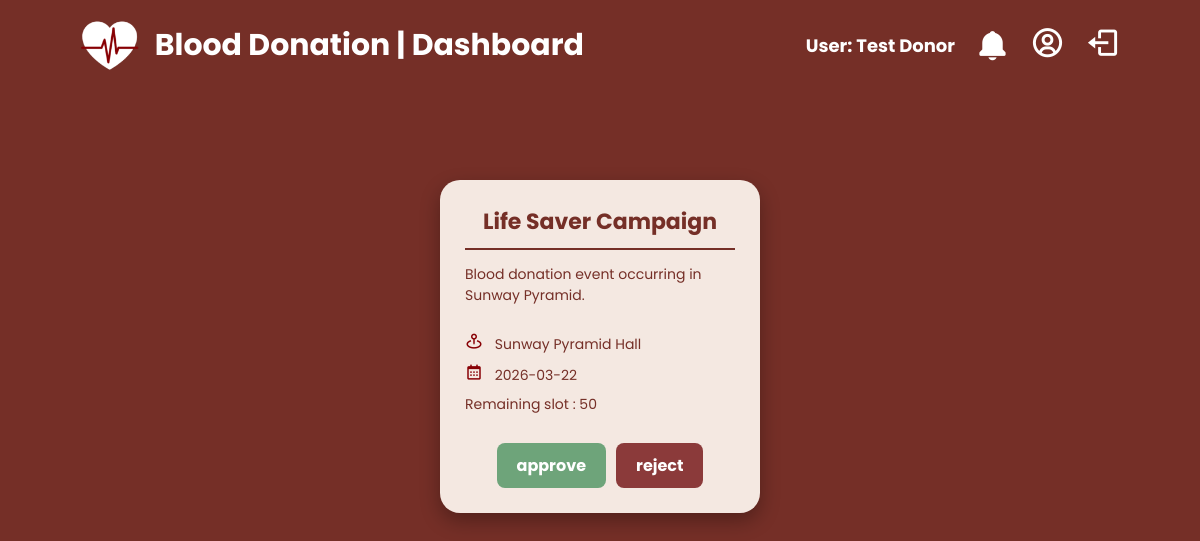
/admin_approval (signed in), run on the app's committed database.
### tables this page shows
CREATE TABLE DonationEvent (
    eventID VARCHAR(20) NOT NULL,
    eventName VARCHAR(100) NOT NULL,
    eventDate DATE NOT NULL,
    eventLocation VARCHAR(20) NOT NULL,
    description VARCHAR(50) NOT NULL,
    userID VARCHAR(20) NOT NULL, -- Links to EventOrganiser 
    availableSlots INT NOT NULL,
    status VARCHAR(15) NOT NULL, -- Pending, Approved, Rejected 
    PRIMARY KEY (eventID),
    FOREIGN KEY (userID) REFERENCES EventOrganiser(userID)
);

### app.py (the view)
@app.route("/admin_approval")
def admin_approval():
    conn = sqlite3.connect("database.db")
    conn.row_factory = sqlite3.Row
    cur = conn.cursor()
    cur.execute("SELECT * FROM DonationEvent WHERE status='Pending'")
    events = cur.fetchall()
    conn.close()
    return render_template(
        "admin_approval.html",
        events=events
    )

### templates/admin_approval.html (shortened to what this page needs)
<!DOCTYPE html>
<html lang="en">
<head>
    <link href='https://unpkg.com/boxicons@2.1.4/css/boxicons.min.css' rel='stylesheet'>
</head>
<body>
    <div class="navbar">
        <div class="navbar-header">
            <img src="/static/logo-heart.png" class="logo-img">
            <a href="{{ url_for('admin_dashboard') }}">Blood Donation | Dashboard</a>
        </div>
        <div class="right-nav">
            <h1>User: {{ session['username'] }}</h1>
            <i class='bx bxs-bell' onclick="toggleNotif()"></i>
            <a href="#"><i class='bx bx-user-circle' style="color:white"></i></a>
            <a href="{{ url_for('login') }}"><i class='bx bx-log-out' style="color:white"></i></a>
        </div>
    </div>
    <div class="main-content">
        <div class="event-container">
            {% for event in events %}
            <div class="event-card">
                <div class="card-top">
                    <h2>{{ event.eventName }}</h2>
                    <div class="line"></div>
                    <p class="desc">{{ event.description }}</p>
                </div>
                <div class="card-middle">
                    <p><i class='bx bx-map-pin'></i> {{ event.eventLocation }}</p>
                    <p><i class='bx bx-calendar'></i> {{ event.eventDate }}</p>
                    <p>Remaining slot : {{ event.availableSlots }}</p>
                </div>
                <div class="action-btns">
                    <a href="{{ url_for('update_status', eventID=event.eventID, action='approve') }}" class="btn-approve">approve</a>
                    <a href="{{ url_for('update_status', eventID=event.eventID, action='reject') }}" class="btn-reject">reject</a>
                </div>
            </div>
            {% endfor %}
        </div>
    </div>
</body>
</html>

### templates/admin_approval.html (style rules this page uses)
* { box-sizing: border-box; font-family: 'Poppins', sans-serif; }
body { margin: 0; background-color: #752f27; scroll-behavior: smooth; }
.navbar { position: fixed; top: 0; width: 100%; height: 90px; background: #752f27; display: flex; justify-content: space-between; align-items: center; padding: 0 80px; z-index: 1000; }
.navbar-header { display: flex; align-items: center; gap: 15px; }
.logo-img { height: 50px; }
.navbar-header a { color: white; font-size: 30px; text-decoration: none; font-weight: 700; }
.right-nav { display: flex; align-items: center; gap: 20px; }
.right-nav h1 { font-size: 18px; color: white; margin: 0; }
.right-nav i { font-size: 35px; cursor: pointer; color: white; transition: 0.3s; }
.main-content { margin-top: 130px; padding: 50px; }
.event-container { display: flex; flex-wrap: wrap; gap: 30px; justify-content: center; }
.event-card { background: #f4e8e1; width: 320px; border-radius: 20px; padding: 25px; display: flex; flex-direction: column; justify-content: space-between; box-shadow: 0 8px 20px rgba(0,0,0,0.3); }
.event-card h2 { color: #752f27; text-align: center; margin: 0; font-size: 22px; }
.line { border-bottom: 2px solid #752f27; margin: 10px 0; }
.desc { color: #752f27; font-size: 14px; margin-bottom: 15px; min-height: 45px; }
.card-middle p { font-size: 14px; color: #752f27; margin: 8px 0; }
.card-middle i { color: #880105; margin-right: 8px; font-size: 18px; }
.action-btns { display: flex; gap: 10px; justify-content: center; margin-top: 20px; }
.btn-approve, .btn-reject { text-decoration: none; padding: 10px 20px; border-radius: 8px; font-weight: 700; color: white; transition: 0.3s; }
.btn-approve { background-color: #6ea47a; }
.btn-reject { background-color: #8b3a3a; }

### data on the page
DonationEvent: eventName "Life Saver Campaign", description "Blood donation event occurring in Sunway Pyramid.", eventLocation "Sunway Pyramid Hall", eventDate "2026-03-22", availableSlots "50"

### other printed values
{{ session['username'] }} "Test Donor"
